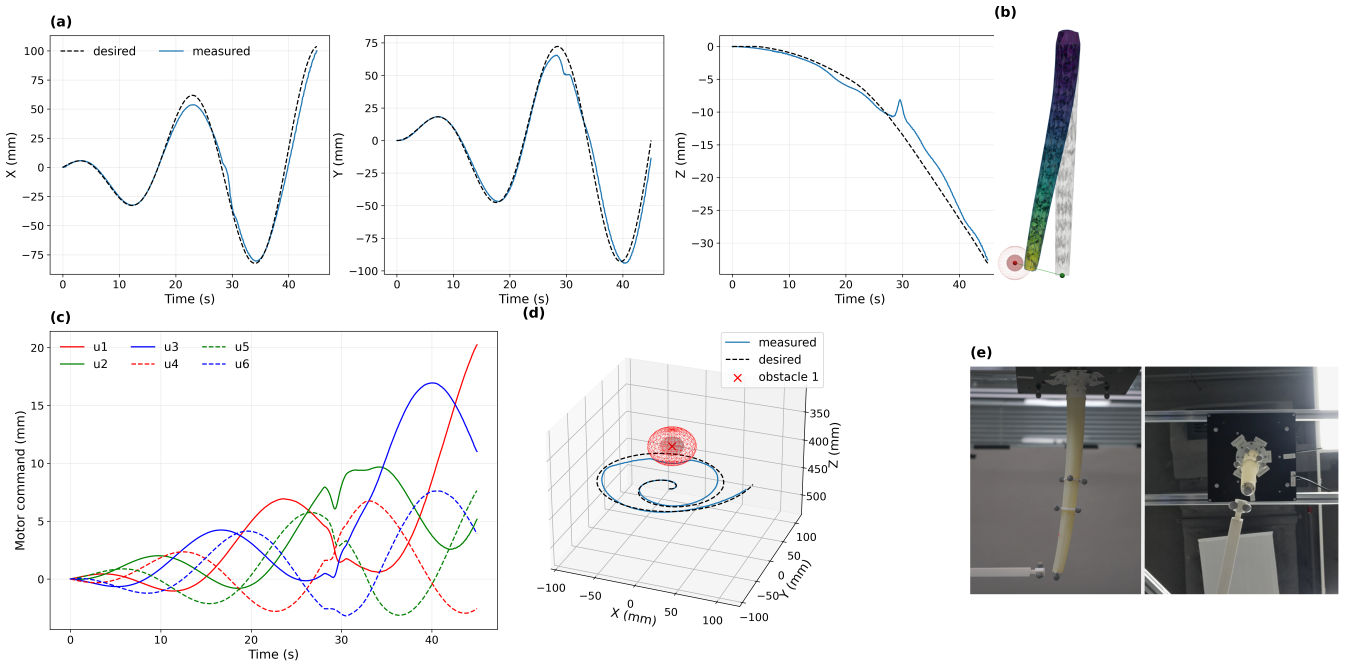
#> input picture PlotFig/Avoid_Complex/05End_ok/figures copy/ssm_complex_avoid_end_results.png, 6721 x 3335 px (shown at 1/5 size)
$ python -i End_plot_ssm_avoid_results.py   (imports and definitions only)
#> lines starting #> are read from the running program, lines starting #| are printed output that depends on the picture
from pathlib import Path

from matplotlib.animation import FuncAnimation
from matplotlib.animation import FFMpegWriter
import matplotlib.pyplot as plt
from matplotlib.ticker import MaxNLocator
import numpy as np
import scipy.io as sciIO


PLOT_DIR = Path(__file__).resolve().parent

SUFFIX = "_complex"
AVOID_RESULTS_MAT = f"ssm_avoid_python_results{SUFFIX}.mat"
END_INITIAL_POSITION_M = np.array([0.0, 0.0, 0.4400])
DEFAULT_OBSTACLE_RADIUS_M = 0.02
TRAJECTORY_ANIMATION_DURATION_S = 15.0
TRAJECTORY_ANIMATION_FPS = 10
TRAJECTORY_ANIMATION_NAME = "ssm_measured_end_trajectory_animation.mp4"
TRAJECTORY_ANIMATION_FIGSIZE = (16, 9)
TRAJECTORY_ANIMATION_DPI = 160
TRAJECTORY_ANIMATION_LABEL_FONTSIZE = 22
TRAJECTORY_ANIMATION_TICK_FONTSIZE = 18
TRAJECTORY_ANIMATION_LEGEND_FONTSIZE = 18
FIGURE_OUTPUT_DIR = PLOT_DIR / "figures"
COMBINED_FIGURE_NAME = "ssm_complex_avoid_end_results.png"
COMBINED_FIGURE_DPI = 300
COMBINED_FIGURE_FIGSIZE = (22, 10.5)
COMBINED_TITLE_FONTSIZE = 18
COMBINED_LABEL_FONTSIZE = 15
COMBINED_TICK_FONTSIZE = 13
COMBINED_LEGEND_FONTSIZE = 14
TOP_RIGHT_IMAGE_NAME = "EndAvoid.png"
BOTTOM_RIGHT_IMAGE_NAME = "RealPics.jpg"
COMBINED_PANEL_LABEL_FONTSIZE = 17
INDIVIDUAL_FIGURE_DIR_NAME = "individual_subplots"
INDIVIDUAL_FIGURE_DPI = 300


# [50 lines left out: function load_ssm_avoid_complex_results, not called in this run]


def _trim_time_series(t, *arrays):
    count = min([t.size, *[array.shape[0] for array in arrays]])
    return (t[:count], *[array[:count] for array in arrays])


# [45 lines left out: functions _set_axes_equal_3d, _sphere_mesh, _style_axis_fonts, _add_image_on_axis, not called in this run]


def _trim_png_whitespace(path: Path, margin_px: int = 28):
#> called with margin_px = 28
    try:
        from PIL import Image, ImageChops
    except ImportError:
        return

    path = Path(path)
    try:
        with Image.open(path) as image:
#> image is the input picture: PIL image 6721x3335 RGBA; mean R, G, B, A 233.1, 233.1, 233.6, 255
            image = image.convert("RGB")
#> image: PIL image 6721x3335 RGB
            background = Image.new(image.mode, image.size, image.getpixel((0, 0)))
#> background: PIL image 6721x3335 RGB; every value is 255
            diff = ImageChops.difference(image, background)
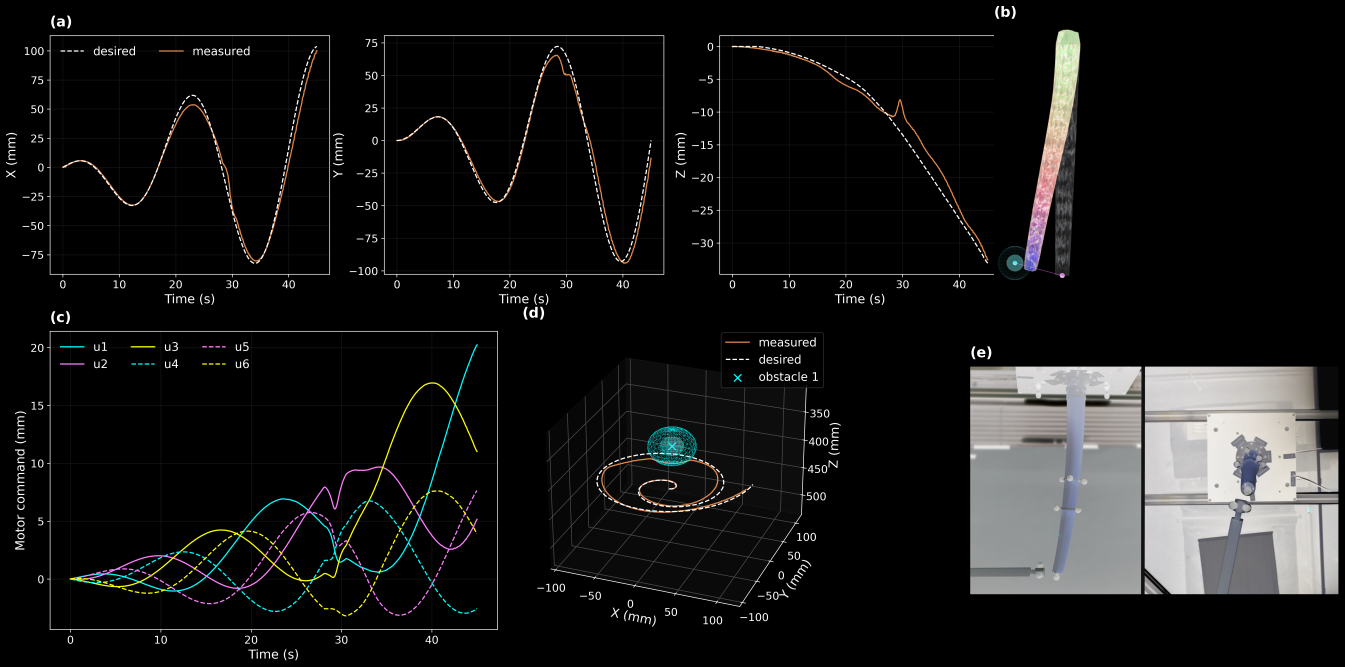
#> diff: PIL image 6721x3335 RGB (shown at 1/5 size); mean R, G, B 21.9, 21.9, 21.4
            bbox = diff.getbbox()
#> bbox = (30, 30, 6692, 3302)
            if bbox is None:
                return
            left = max(0, bbox[0] - margin_px)
#> left = 2
            upper = max(0, bbox[1] - margin_px)
#> upper = 2
            right = min(image.width, bbox[2] + margin_px)
#> right = 6720
            lower = min(image.height, bbox[3] + margin_px)
#> lower = 3330
            image.crop((left, upper, right, lower)).save(path)
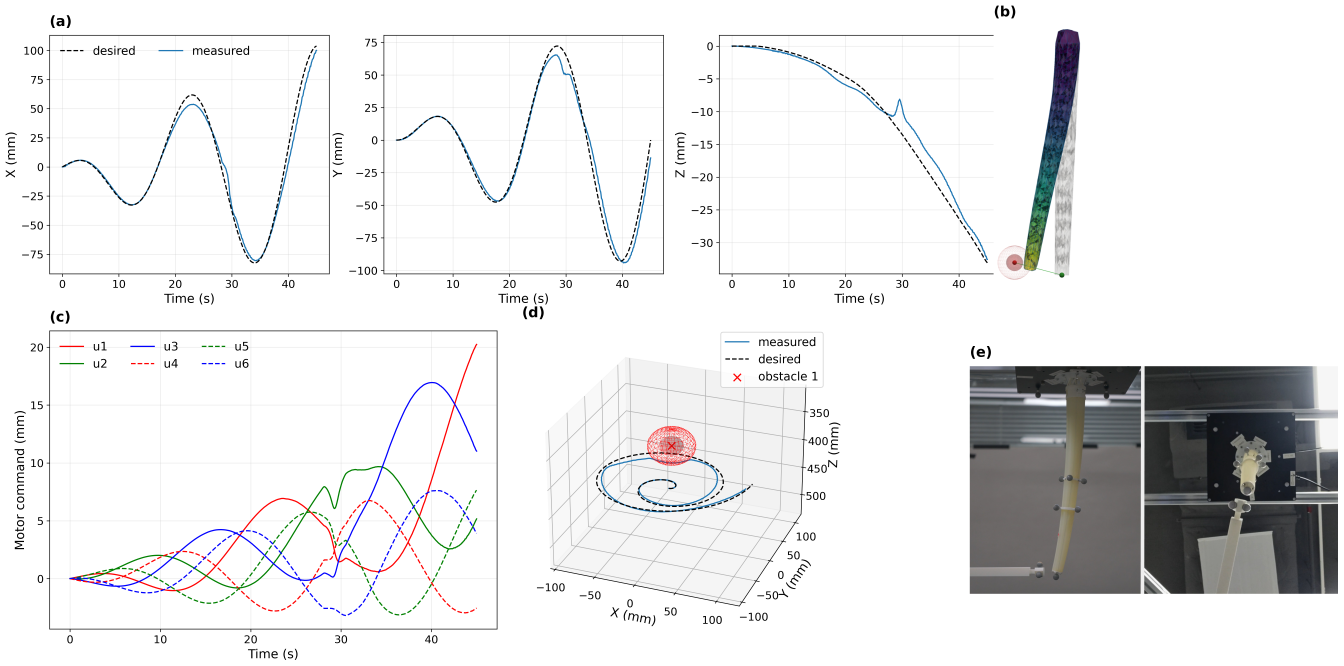
#> saved as ssm_complex_avoid_end_results.png: PIL image 6718x3328 RGB (shown at 1/5 size); mean R, G, B 233.1, 233.1, 233.5
    except Exception as exc:
        print(f"Whitespace trimming skipped for {path}: {exc}")


# [589 lines left out: functions _adjust_axis_box, _axes_group_bbox, _add_panel_label, _plot_tracking_on_axes, _plot_tracking_component_on_axis, plot_tracking_results and 16 more, not called in this run]
    # return trajectory_animation


# [2 lines not run here, left out]

>>> result = _trim_png_whitespace('figures copy/ssm_complex_avoid_end_results.png')
